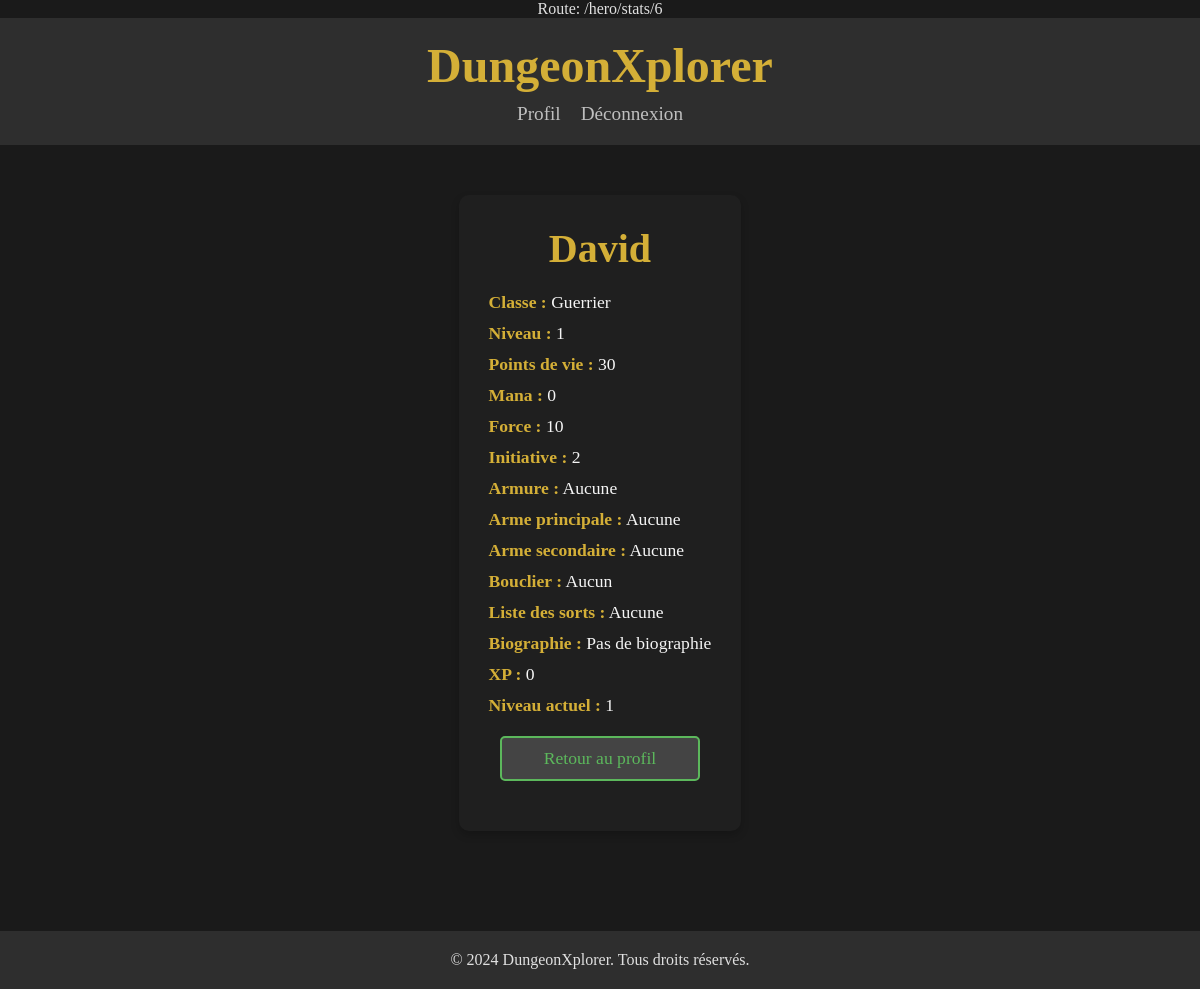
Page /project/public/hero/stats/6 (signed in) on the committed database.
### tables this page shows
CREATE TABLE `hero` (
  `hero_id` int(11) NOT NULL,
  `name` varchar(50) NOT NULL,
  `class_id` int(11) DEFAULT NULL,
  `image` varchar(255) DEFAULT NULL,
  `biography` text DEFAULT NULL,
  `pv` int(11) NOT NULL,
  `mana` int(11) NOT NULL,
  `strength` int(11) NOT NULL,
  `initiative` int(11) NOT NULL,
  `armor` varchar(50) DEFAULT NULL,
  `primary_weapon` varchar(50) DEFAULT NULL,
  `secondary_weapon` varchar(50) DEFAULT NULL,
  `shield` varchar(50) DEFAULT NULL,
  `spell_list` text DEFAULT NULL,
  `xp` int(11) NOT NULL,
  `current_level` int(11) DEFAULT 1
);

### project/app/Controllers/BaseController.php (called while the page is built)
<?php
class BaseController {
    protected function render($view, $data = []) {
        extract($data);
        include __DIR__ . '/../Views/' . $view . '.php';
    }
}
?>

### project/app/Controllers/HeroController.php (called while the page is built, shortened)
<?php
class HeroController extends BaseController {
    public function show($id) {
        $hero = Hero::find($id);
        $this->render('hero/show', ['hero' => $hero]);
    }
}
?>

### project/app/Models/Hero.php (called while the page is built, shortened)
<?php
class Hero extends BaseModel {
    public static function find($id) {
        $stmt = self::$pdo->prepare("SELECT * FROM hero WHERE hero_id = ?");
        $stmt->execute([$id]);
        return $stmt->fetch(PDO::FETCH_OBJ);
    }
}
?>

### project/app/Views/hero/show.php (the view)
<?php include(__DIR__ . '/../templates/header.php'); ?>
<div class="hero-details-container">
    <h1 class="hero-name"><?= htmlspecialchars($hero->name) ?></h1>
    <div class="hero-stats">
        <p><strong>Classe :</strong> <?= htmlspecialchars($hero->class_id == 1 ? 'Guerrier' : ($hero->class_id == 2 ? 'Voleur' : 'Magicien')) ?></p>
        <p><strong>Niveau :</strong> <?= htmlspecialchars($hero->current_level) ?></p>
        <p><strong>Points de vie :</strong> <?= htmlspecialchars($hero->pv) ?></p>
        <p><strong>Mana :</strong> <?= htmlspecialchars($hero->mana) ?></p>
        <p><strong>Force :</strong> <?= htmlspecialchars($hero->strength) ?></p>
        <p><strong>Initiative :</strong> <?= htmlspecialchars($hero->initiative) ?></p>
        <p><strong>Armure :</strong> <?= htmlspecialchars($hero->armor ?? 'Aucune') ?></p>
        <p><strong>Arme principale :</strong> <?= htmlspecialchars($hero->primary_weapon ?? 'Aucune') ?></p>
        <p><strong>Arme secondaire :</strong> <?= htmlspecialchars($hero->secondary_weapon ?? 'Aucune') ?></p>
        <p><strong>Bouclier :</strong> <?= htmlspecialchars($hero->shield ?? 'Aucun') ?></p>
        <p><strong>Liste des sorts :</strong> <?= htmlspecialchars($hero->spell_list ?? 'Aucune') ?></p>
        <p><strong>Biographie :</strong> <?= htmlspecialchars($hero->biography ?? 'Pas de biographie') ?></p>
        <p><strong>XP :</strong> <?= htmlspecialchars($hero->xp) ?></p>
        <p><strong>Niveau actuel :</strong> <?= htmlspecialchars($hero->current_level) ?></p>
    </div>
    <a href="/project/public/profile" class="button secondary">Retour au profil</a>
</div>
<?php include(__DIR__ . '/../templates/footer.php'); ?>

### project/public/css/style.css (style rules this page uses)
* { margin: 0; padding: 0; box-sizing: border-box; }
body { background-color: #1a1a1a; color: #e0e0e0; font-family: 'Roboto Serif', serif; display: flex; flex-direction: column; align-items: center; }
.button { background-color: #333; color: #d4af37; border: 2px solid #d4af37; padding: 10px 20px; margin: 10px; cursor: pointer; font-family: 'Cinzel', serif; transition: all 0.3s ease; }
.button { background-color: #333; color: #d4af37; border: 2px solid #d4af37; padding: 10px 20px; cursor: pointer; font-family: 'Cinzel', serif; font-size: 1.1em; transition: all 0.3s ease; border-radius: 5px; }
.hero-details-container { max-width: 800px; margin: 50px auto; padding: 30px; background-color: #1f1f1f; border-radius: 10px; box-shadow: 0 4px 8px rgba(0, 0, 0, 0.2); color: #f5f5f5; font-family: 'Roboto Serif', serif; }
.hero-name { font-family: 'Cinzel', serif; font-size: 2.5em; color: #d4af37; text-align: center; margin-bottom: 20px; }
.hero-stats p { margin: 10px 0; font-size: 1.1em; }
.hero-stats strong { color: #d4af37; }
.hero-details-container .button { display: block; margin: 20px auto; padding: 10px 20px; font-family: 'Cinzel', serif; text-align: center; text-decoration: none; color: #f5f5f5; background-color: #333; border: 2px solid #d4af37; border-radius: 5px; transition: all 0.3s ease; max-width: 200px; }
.hero-details-container .button.secondary { background-color: #444; border-color: #5cb85c; color: #5cb85c; }
.button { display: inline-block; margin: 10px; padding: 10px 20px; font-family: 'Cinzel', serif; text-align: center; text-decoration: none; color: #fff; background-color: #333; border: 2px solid #d4af37; border-radius: 5px; transition: all 0.3s ease; }

### rows in the picture
hero: name "David", class "Guerrier", current_level "1", pv "30", mana "0", strength "10", initiative "2", armor "Aucune", primary_weapon "Aucune", secondary_weapon "Aucune", shield "Aucun", spell_list "Aucune", biography "Pas de biographie", xp "0"

### other values in the picture
$heroId "6"
